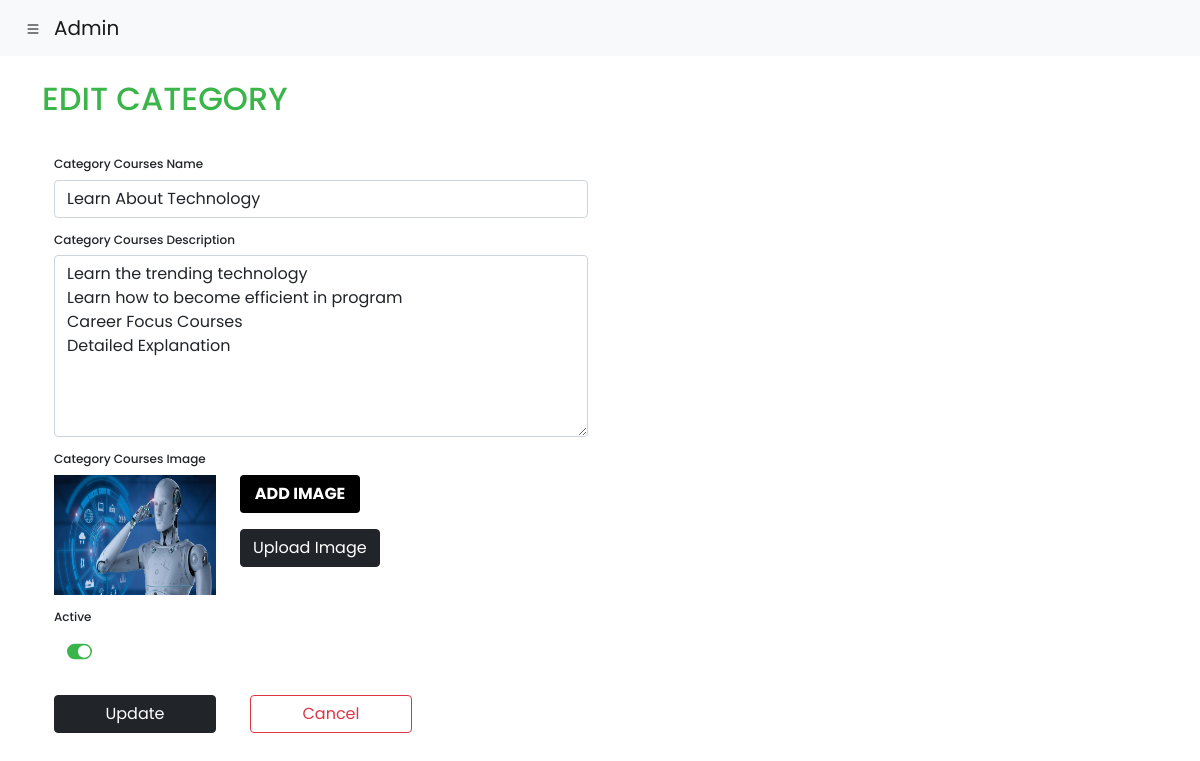
The app's page /Admin/edit_catagori.php?id=1 (signed in) with its own data.
### tables this page shows
CREATE TABLE `c_cource` (
  `id` int(255) NOT NULL,
  `c_name` varchar(255) NOT NULL,
  `c_des` varchar(255) NOT NULL,
  `c_img` varchar(255) NOT NULL,
  `status` varchar(255) NOT NULL DEFAULT 'Active'
);

### Admin/edit_catagori.php (the view, shortened to what this page needs)
<!DOCTYPE html>
<html>
<head>
	<link rel="stylesheet" href="https://cdn.jsdelivr.net/npm/@fortawesome/fontawesome-free@5.15.3/css/fontawesome.min.css">
</head>
<body>
<form method="post" enctype="multipart/form-data">
	<?php include 'navbar.php'; ?>
<div class="container mt-4">
  <div class="row">
    <div class="col-md-12">
      <h2 style="color: #3AB54A;">EDIT CATEGORY</h2>
    </div>
  </div>
<?php
$id = $_GET['id'];
include '../conn.php';
$sql = " select * from c_cource where id = '$id' ";
$run = mysqli_query($conn,$sql);
$row = mysqli_fetch_array($run);
?>
<div class="row m-auto">
  <div class="col-md-6 mt-3">
      <h6 class="text_pa">Category  Courses Name</h6>
      <input type="text" name="c_name" value="<?php echo $row['c_name']; ?>" class="form-control">
      <h6 class="text_pa">Category  Courses Description</h6>
      <textarea name="c_des" rows="7" placeholder="Enter Category  Description" class="form-control"><?php echo $row['c_des']; ?></textarea>
<h6 class="text_pa">Category  Courses Image</h6>
      <div class="row">
        <div class="col-md-4">
          <img src="../Image/<?php echo $row['c_img']; ?>" style="width: 100%; height: 120px;">
        </div>
        <div class="col-md-8">
      <label for="file">ADD IMAGE</label><br>
      <input type="submit" name="img1" value="Upload Image" class="btn btn-dark mt-3">
        </div>
      </div>
      <h6 class="text_pa">Active</h6>
<?php
                       if ($row['status'] == 'Active')
                       {
                        ?>
                            <button type="submit" name="dicative" class="btn"><svg xmlns="http://www.w3.org/2000/svg" width="25" height="25" fill="currentColor" class="bi bi-toggle-on" viewBox="0 0 16 16" style="color: #3AB54A;">
  <path d="M5 3a5 5 0 0 0 0 10h6a5 5 0 0 0 0-10H5zm6 9a4 4 0 1 1 0-8 4 4 0 0 1 0 8z"/>
</svg></button>
                        <?php
                       }
            ?>
              <div class="mt-4">
                <div class="row">
                  <div class="col-md-4">
                    <input type="submit" name="submit" value="Update" class="btn btn-dark w-100">
                  </div>
                  <div class="col-md-4">
                    <a href="all_catagori.php"><input type="button" name="" value="Cancel" class="btn btn-outline-danger w-100"></a>
                  </div>
                </div>
              </div>
    </div>
</div>
</div>
<br><br>
</form>
</body>
</html>

### Admin/edit_catagori.php (style rules this page uses)
.text_pa { font-size: 12px; padding-top: 15px; }
.inputfile + label { font-size: 1em; font-weight: 700; color: white; background-color: black; display: inline-block; cursor: pointer; padding: 7px; width: 120px; text-align: center; border-radius: 4px; }

### Admin/navbar.php (style rules this page uses)
body { font-family: 'Poppins', sans-serif; }
a { text-decoration: none; color:#0009; padding: 10px; }

### records on screen
c_cource: c_name "Learn About Technology", c_des "Learn the trending technology Learn how to become efficient in program Career Focus Courses Detailed Explanation", c_img (picture)
